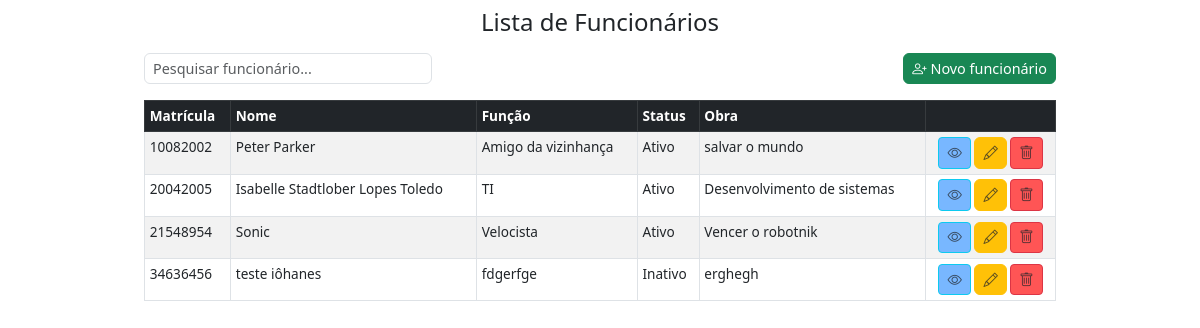
Page /listar/ on the earlier database version.
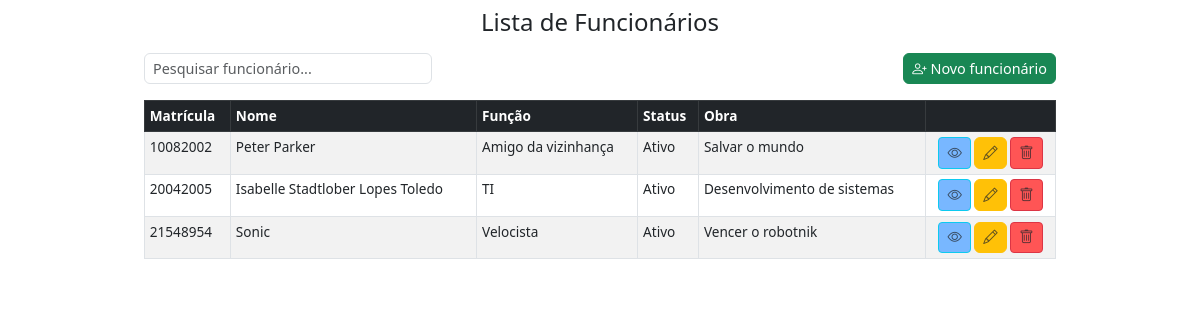
Same page on the later database version.
### core/models.py (models this page shows, shortened)
class Funcionario(models.Model):
    matricula = models.CharField(max_length=100, default='', primary_key=True)
    data_nascimento = models.DateField(null=True, blank=True)
    nome = models.CharField(max_length=100, default='')
    funcao = models.CharField( max_length=100, verbose_name="Função", default='')
    nivel_funcao = models.IntegerField(choices=NIVEL_FUNCAO_CHOICES, default=1)
    status = models.CharField(max_length=2, choices=STATUS_CHOICES, default='A')
    obra = models.CharField(max_length=150, default='')
    foto = models.ImageField(upload_to='fotos_funcionarios/', blank=True, null=True)
    cpf = models.CharField(max_length=14, blank=True, null=True)
    data_admissao = models.DateField(null=True, blank=True)
    cep = models.CharField(max_length=9, blank=True, null=True)
    logradouro = models.CharField(max_length=255, blank=True, null=True)
    numero = models.CharField(max_length=10, blank=True, null=True)
    complemento = models.CharField(max_length=100, blank=True, null=True)
    bairro = models.CharField(max_length=100, blank=True, null=True)
    cidade = models.CharField(max_length=100, blank=True, null=True)
    uf = models.CharField(max_length=2, blank=True, null=True)
    ordem_servico = models.FileField(upload_to='ordens_servico/', blank=True, null=True)
    contrato_trabalho = models.FileField(upload_to='contratos_trabalho/', blank=True, null=True)
    @property
    def idade(self):
        if not self.data_nascimento:
            return None
        hoje = date.today()
        return hoje.year - self.data_nascimento.year - ((hoje.month, hoje.day) < (self.data_nascimento.month, self.data_nascimento.day))

### core/views.py (the view)
class ListFuncionario(ListView):
    template_name = 'index.html'
    model = Funcionario
    context_object_name = 'funcionarios'
    def get_context_data(self, **kwargs):
        context = super().get_context_data(**kwargs)
        def calcula_idade(data_nascimento):
            if not data_nascimento:
                return None
            hoje = date.today()
            return hoje.year - data_nascimento.year - ((hoje.month, hoje.day) < (data_nascimento.month, data_nascimento.day))
        funcionarios_com_idade = []
        for f in context['funcionarios']:
            idade = calcula_idade(f.data_nascimento)
            funcionarios_com_idade.append({
                'funcionario': f,
                'idade': idade,
            })
        context['funcionarios_com_idade'] = funcionarios_com_idade
        if 'form' not in context:
            context['form'] = FuncionarioForm()
        return context

### core/templatetags/form_tags.py (called while the page is built)
@register.filter(name='add_class')
def add_class(field, css_class):
    return field.as_widget(attrs={"class": css_class})

### core/templates/index.html (shortened to what this page needs)
{% extends 'base.html' %}
{% block content %}
{% load static %}
{% load form_tags %}
<div class="container mt-3">
    <div class="container mt-3">
        <div class="row mb-3 align-items-center">
            <div class="col-md-4">
                <input id="searchInput" type="search" class="form-control" placeholder="Pesquisar funcionário...">
            </div>
            <div class="col-md-8 text-end">
                <button class="btn btn-success" data-bs-toggle="modal" data-bs-target="#funcionarioModal"
                    onclick="setCreateMode()"><i class="bi bi-person-plus"></i> Novo funcionário
                </button>
            </div>
        </div>
        <table class="table table-bordered table-striped">
            <thead class="table-dark">
                <tr>
                    <th scope="col">Matrícula</th>
                    <th scope="col">Nome</th>
                    <th scope="col">Função</th>
                    <th scope="col">Status</th>
                    <th scope="col">Obra</th>
                    <th></th>
                </tr>
            </thead>
            <tbody>
                {% for funcionario in funcionarios %}
                <tr>
                    <td>{{ funcionario.matricula }}</td>
                    <td>{{ funcionario.nome }}</td>
                    <td>{{ funcionario.funcao }}</td>
                    <td>{{ funcionario.get_status_display }}</td>
                    <td>{{ funcionario.obra }}</td>
                    <td class="text-center">
                        <button type="button" class="btn btn-sm btn-info text-white" style="background-color: #78b7ff;"
                            data-bs-toggle="modal" data-bs-target="#viewModal{{ funcionario.matricula }}">
                            <i class="bi bi-eye text-muted"></i>
                        </button>
                        <button type="button" class="btn btn-warning text-white" data-bs-toggle="modal"
                            data-bs-target="#funcionarioModal" data-matricula="{{ funcionario.matricula }}"
                            data-data-nascimento="{{ funcionario.data_nascimento|date:'Y-m-d' }}"
                            data-nome="{{ funcionario.nome }}" data-cpf="{{ funcionario.cpf }}"
                            data-funcao="{{ funcionario.funcao }}" data-nivel_funcao="{{ funcionario.nivel_funcao }}"
                            data-status="{{ funcionario.status }}" data-obra="{{ funcionario.obra }}"
                            data-data_admissao="{{ funcionario.data_admissao|date:'Y-m-d' }}"
                            data-cep="{{ funcionario.cep }}" data-logradouro="{{ funcionario.logradouro }}"
                            data-bairro="{{ funcionario.bairro }}" data-cidade="{{ funcionario.cidade }}"
                            data-uf="{{ funcionario.uf }}" data-numero="{{ funcionario.numero }}"
                            data-complemento="{{ funcionario.complemento }}" {%if funcionario.foto %}
                            data-foto-url="{{ funcionario.foto.url }}" {% else %} data-foto-url="" {% endif %}
                            data-ordem-servico-existe="{% if funcionario.ordem_servico %}true{% else %}false{% endif %}"
                            data-contrato-trabalho-existe="{% if funcionario.contrato_trabalho %}true{% else %}false{% endif %}"
                            onclick="handleEditClick(this)">
                            <i class="bi bi-pencil text-muted"></i>
                        </button>
                        <button type="button" class="btn btn-sm btn-danger text-white"
                            style="background-color: #ff5555;" data-bs-toggle="modal"
                            data-bs-target="#deleteModal{{ funcionario.matricula }}">
                            <i class="bi bi-trash text-muted"></i>
                        </button>
                    </td>
                </tr>
                {% empty %}
                <tr>
                    <td colspan="5" class="text-center">Nenhum funcionário cadastrado.</td>
                </tr>
                {% endfor %}
            </tbody>
        </table>
    </div>
        {% endblock %}

### templates/base.html (shortened to what this page needs)
{% load static %}
<!DOCTYPE html>
<html lang="pt-br">
<head>
    <link href="https://cdn.jsdelivr.net/npm/bootstrap@5.3.0/dist/css/bootstrap.min.css" rel="stylesheet" />
    <link rel="stylesheet" href="https://cdn.jsdelivr.net/npm/bootstrap-icons@1.11.3/font/bootstrap-icons.min.css" />
</head>
<body>
    <div class="container mt-2">
        <h2 class="text-center">{% block header %}Lista de Funcionários{% endblock %}</h2>
    </div>
    {% block content %}{% endblock %}
</body>
</html>

### templates/base.html (style rules this page uses)
body { font-size: 0.9rem; }
h2 { font-size: 1.5rem; }
.form-control, .btn { padding: 0.25rem 0.5rem; font-size: 0.9rem; }
table th, table td { padding: 0.3rem !important; font-size: 0.85rem; }
.container { max-width: 960px; }

Differences in the rows shown:
removed Funcionario: matricula "34636456", nome "teste iôhanes", funcao "fdgerfge", status "Inativo", obra "erghegh"
changed Funcionario "Peter Parker": obra "salvar o mundo" → "Salvar o mundo"
